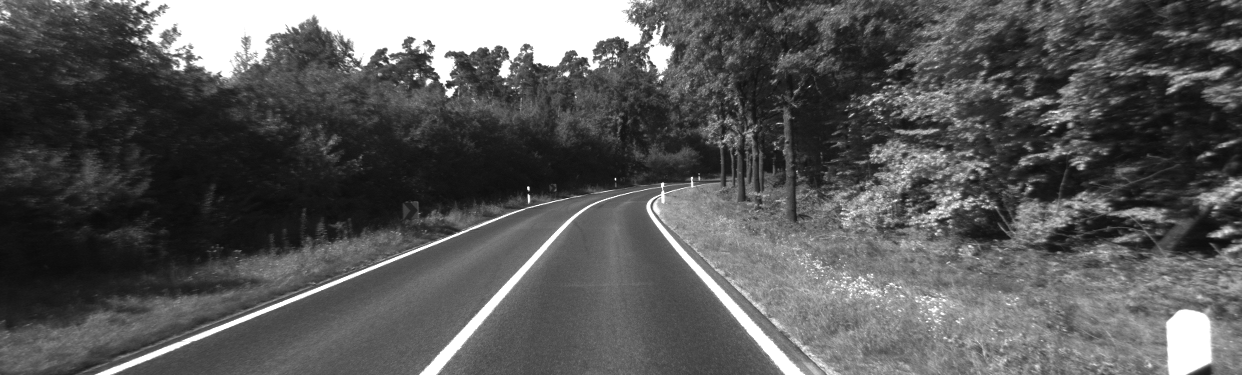
#> input picture assets/image_00/data/0000000007.png, 1242 x 375 px
$ python -i detect_lines.py   (imports and definitions only)
#> lines starting #> are read from the running program, lines starting #| are printed output that depends on the picture
import cv2
import numpy as np


def pre_processing(img):
    # reduce noise
    img = cv2.GaussianBlur(img, (5, 5), 0)
    img = cv2.GaussianBlur(img, (5, 5), 0)

    # Canny algorithm for edge detection
    edges = cv2.Canny(img, 100, 200)

    # morphological closing to fill in gaps
    edges = cv2.morphologyEx(edges, cv2.MORPH_CLOSE, None)
    return edges


def __rect_lines(lines):
    arr_lines = []
    for r_theta in lines:
        arr = np.array(r_theta[0], dtype=np.float64)
        r, theta = arr

        x0 = r * np.cos(theta)
        y0 = r * np.sin(theta)
        # x1 stores the rounded off value of (rcos(theta)-1000sin(theta))
        x1 = int(x0 - 1000 * np.sin(theta))
        y1 = int(y0 + 1000 * np.cos(theta))
        # x2 stores the rounded off value of (rcos(theta)+1000sin(theta))
        x2 = int(x0 + 1000 * np.sin(theta))
        y2 = int(y0 - 1000 * np.cos(theta))
        arr_lines.append((x1, y1, x2, y2))

    return [arr_lines]


def get_lines(img):
    edges = pre_processing(img)
    # This returns an array of r and theta values
    lines = cv2.HoughLines(edges, 1.3, np.pi / 180, 200)

    # if no lines are found, return an empty list
    # otherwise, return the lines or the lines converted to a rectangle format
    return [] if lines is None else __rect_lines(lines)


def get_hough_p(img):
    edges = pre_processing(img)

    minLineLength = 30
    maxLineGap = 5
    lines = cv2.HoughLinesP(
        edges, cv2.HOUGH_PROBABILISTIC, np.pi / 180, 30, minLineLength, maxLineGap
    )

    return lines


def draw_lines(img, lines, ang_op=30):
    for x in range(0, len(lines)):
        for x1, y1, x2, y2 in lines[x]:
            deg = np.arctan2(y2 - y1, x2 - x1) * 180.0 / np.pi

            # if the line is too horizontal, skip it
            if not ang_op < abs(deg) < 180 - ang_op:
                continue

            pts = np.array([[x1, y1], [x2, y2]], np.int32)
            cv2.polylines(img, [pts], True, (0, 0, 255), 2)

>>> import cv2
>>> picture = cv2.imread('../assets/image_00/data/0000000007.png')
#> picture is the input picture: shape (375, 1242, 3); min 10, max 255, mean 88.4
>>> result = get_lines(picture)
#> in pre_processing, `edges = cv2.Canny(img, 100, 200)`:
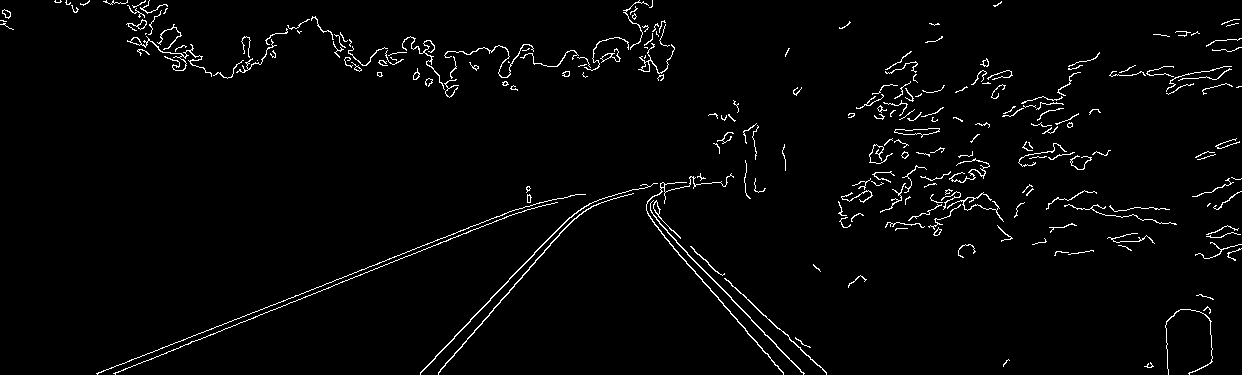
#> edges: shape (375, 1242); 2.4% white in thin lines or dots
#> in pre_processing, `edges = cv2.morphologyEx(edges, cv2.MORPH_CLOSE, None)`:
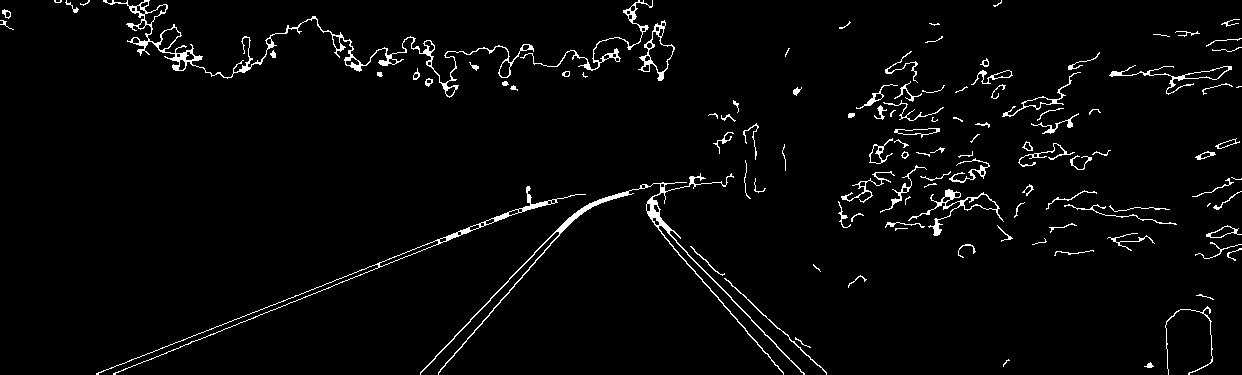
#> edges: shape (375, 1242); 3% white in thin lines or dots
#> in get_lines, `lines = cv2.HoughLines(edges, 1.3, np.pi / 180, 200)`: lines = [[388.7, 1.19], [382.2, 1.2], [-318.5, 2.37], [560.3, 0.768], [574.6, 0.716], [35.1, 1.61], [55.9, 1.59]]
#> the loop in __rect_lines, `for r_theta in lines:` made 7 passes
#> (r, theta, x0, y0, x1, y1, x2, y2) on passes 1 to 7: (388.7, 1.19, 145.6, 360.4, -781, 735, 1072, -14), (382.2, 1.2, 137, 356.8, -796, 715, 1070, -1), (-318.5, 2.37, 229.1, -221.2, -465, -940, 923, 498), (560.3, 0.768, 403, 389.2, -291, 1108, 1097, -330), (574.6, 0.716, 433.7, 377, -222, 1131, 1089, -377), (35.1, 1.61, -1.22, 35.08, -1000, 0, 998, 69), (55.9, 1.59, -0.976, 55.89, -1000, 38, 998, 73)
#> after the loop in __rect_lines, `for r_theta in lines:`: arr_lines = [(-781, 735, 1072, -14), (-796, 715, 1070, -1), (-465, -940, 923, 498), (-291, 1108, 1097, -330), (-222, 1131, 1089, -377), (-1000, 0, 998, 69), (-1000, 38, 998, 73)]
#> result = [[(-781, 735, 1072, -14), (-796, 715, 1070, -1), (-465, -940, 923, 498), (-291, 1108, 1097, -330), (-222, 1131, 1089, -377), (-1000, 0, 998, 69), (-1000, 38, 998, 73)]]

$ run again, on assets/image_00/data/0000000012.png
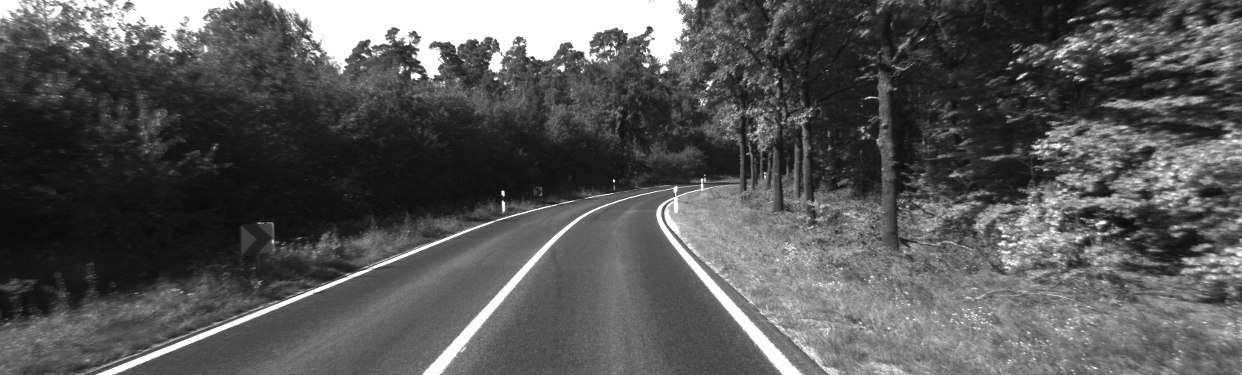
#> input picture assets/image_00/data/0000000012.png, 1242 x 375 px
#> picture is the input picture: shape (375, 1242, 3); min 9, max 255, mean 87.5
#> in pre_processing, `edges = cv2.Canny(img, 100, 200)`:
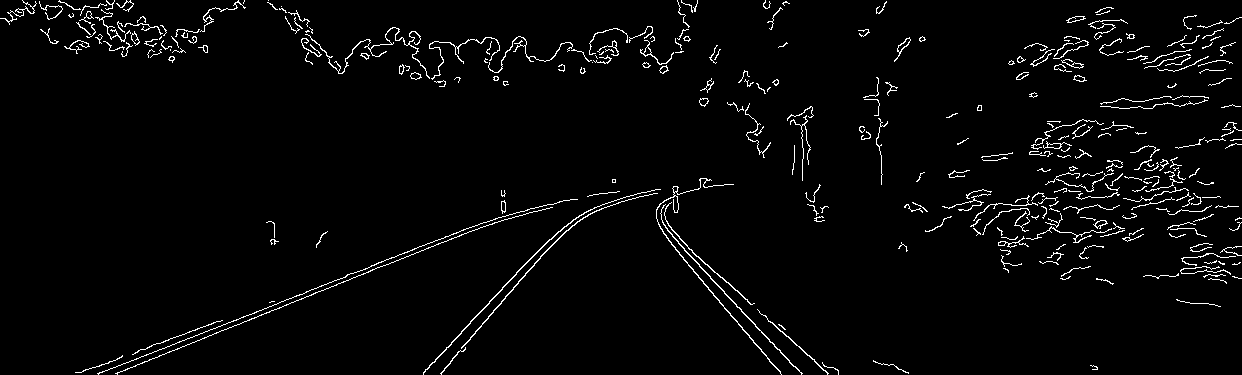
#> edges: shape (375, 1242); 2.9% white in thin lines or dots
#> in pre_processing, `edges = cv2.morphologyEx(edges, cv2.MORPH_CLOSE, None)`:
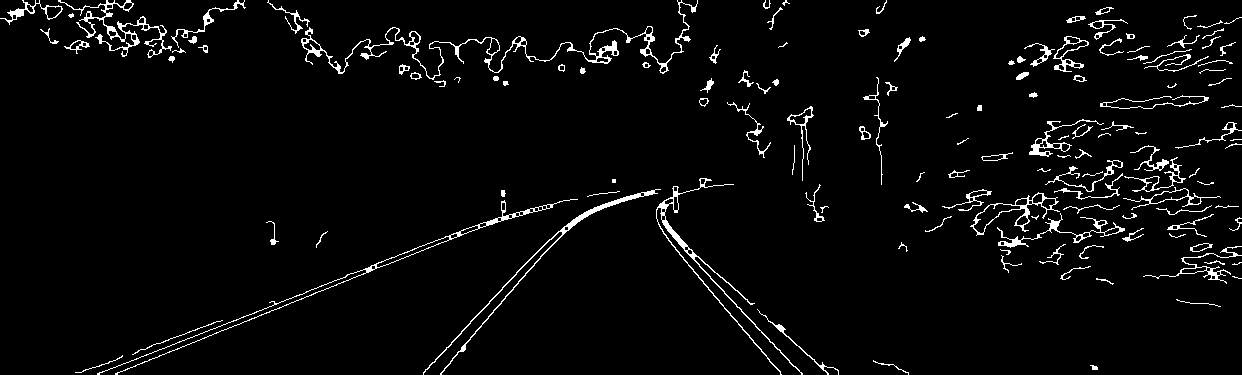
#> edges: shape (375, 1242); 3.6% white in thin lines or dots
#> lines = 16 rows, first 8: [390, 1.19], [41.6, 1.57], [49.4, 1.57], [45.5, 1.57], [-276.9, 2.3], [39, 1.59], [27.3, 1.61], [205.4, 1.57]
#> the loop in __rect_lines, `for r_theta in lines:` made 16 passes
#> (r, theta, x0, y0, x1, y1, x2, y2) on passes 1 to 8: (390, 1.19, 146.1, 361.6, -781, 736, 1073, -13), (41.6, 1.57, -1.82e-06, 41.6, -1000, 41, 999, 41), (49.4, 1.57, -2.16e-06, 49.4, -1000, 49, 999, 49), (45.5, 1.57, -1.99e-06, 45.5, -1000, 45, 999, 45), (-276.9, 2.3, 185.3, -205.8, -557, -874, 928, 463), (39, 1.59, -0.681, 38.99, -1000, 21, 999, 56), (27.3, 1.61, -0.953, 27.28, -1000, -7, 998, 62), (205.4, 1.57, -8.98e-06, 205.4, -1000, 205, 999, 205)
#> after the loop in __rect_lines, `for r_theta in lines:`: arr_lines = 16 items, first 6: (-781, 736, 1073, -13), (-1000, 41, 999, 41), (-1000, 49, 999, 49), (-1000, 45, 999, 45), (-557, -874, 928, 463), (-1000, 21, 999, 56)
#> result = 1 item

$ run again, on assets/image_00/data/0000000014.png
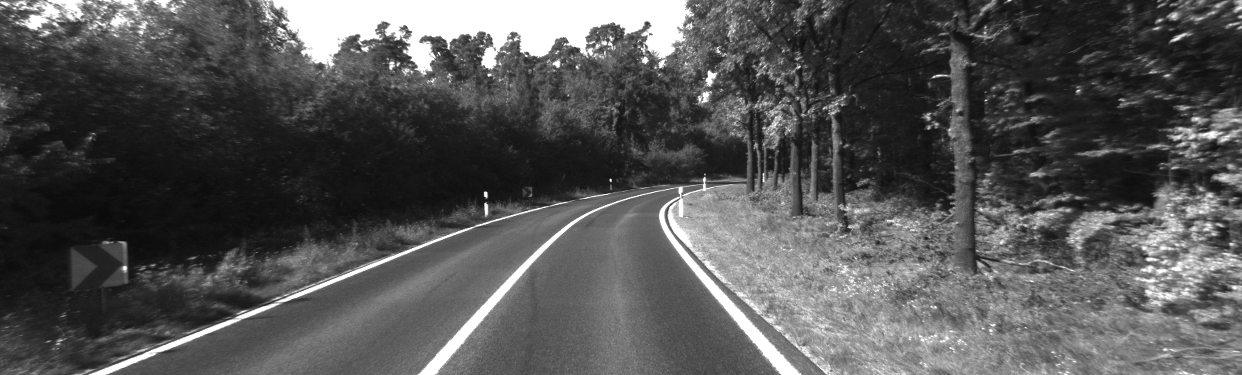
#> input picture assets/image_00/data/0000000014.png, 1242 x 375 px
#> picture is the input picture: shape (375, 1242, 3); min 9, max 255, mean 84.8
#> in pre_processing, `edges = cv2.Canny(img, 100, 200)`:
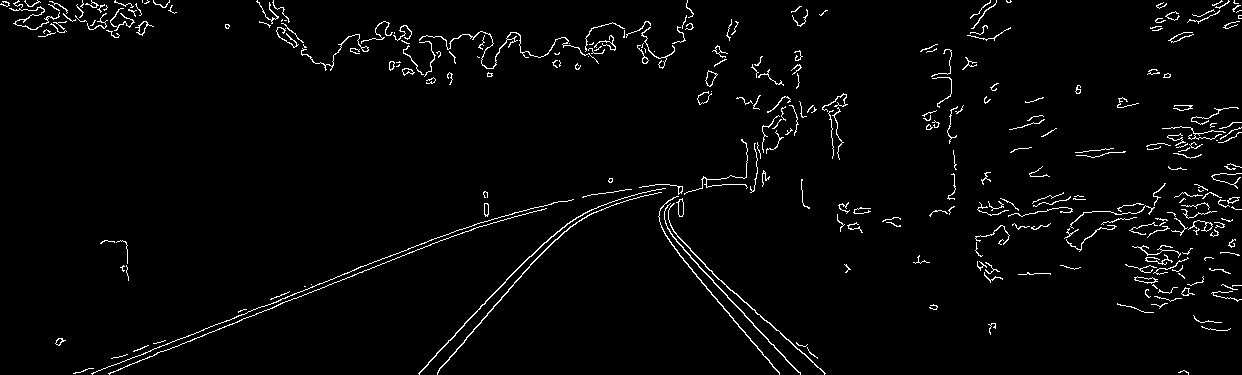
#> edges: shape (375, 1242); 2.6% white in thin lines or dots
#> in pre_processing, `edges = cv2.morphologyEx(edges, cv2.MORPH_CLOSE, None)`:
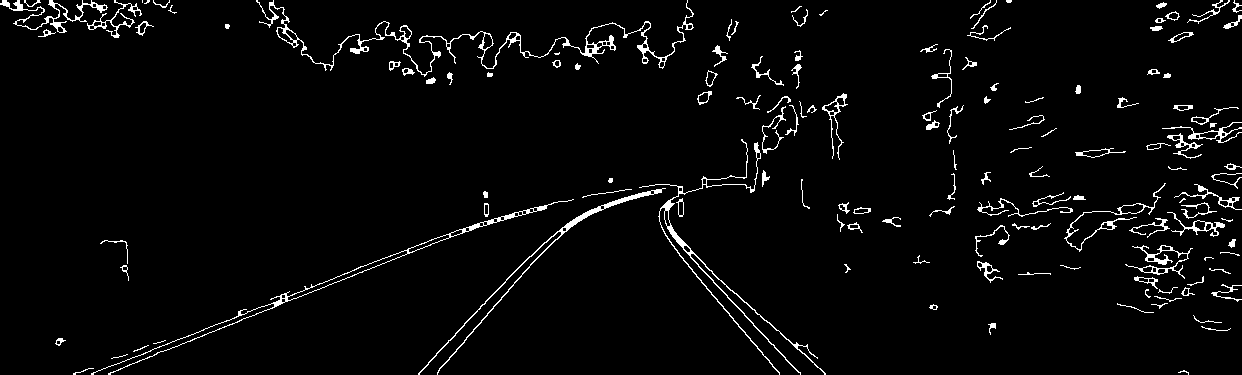
#> edges: shape (375, 1242); 3.3% white in thin lines or dots
#> lines = [[387.4, 1.19], [377, 1.22], [-330.2, 2.39], [380.9, 1.2], [-274.3, 2.3], [379.6, 1.22]]
#> the loop in __rect_lines, `for r_theta in lines:` made 6 passes
#> (r, theta, x0, y0, x1, y1, x2, y2) on passes 1 to 6: (387.4, 1.19, 145.1, 359.2, -782, 733, 1072, -15), (377, 1.22, 128.9, 354.3, -810, 696, 1068, 12), (-330.2, 2.39, 241.5, -225.2, -440, -956, 923, 506), (380.9, 1.2, 136.5, 355.6, -797, 713, 1070, -2), (-274.3, 2.3, 183.5, -203.8, -559, -872, 926, 465), (379.6, 1.22, 129.8, 356.7, -809, 698, 1069, 14)
#> after the loop in __rect_lines, `for r_theta in lines:`: arr_lines = [(-782, 733, 1072, -15), (-810, 696, 1068, 12), (-440, -956, 923, 506), (-797, 713, 1070, -2), (-559, -872, 926, 465), (-809, 698, 1069, 14)]
#> result = [[(-782, 733, 1072, -15), (-810, 696, 1068, 12), (-440, -956, 923, 506), (-797, 713, 1070, -2), (-559, -872, 926, 465), (-809, 698, 1069, 14)]]

$ run again, on assets/image_00/data/0000000016.png
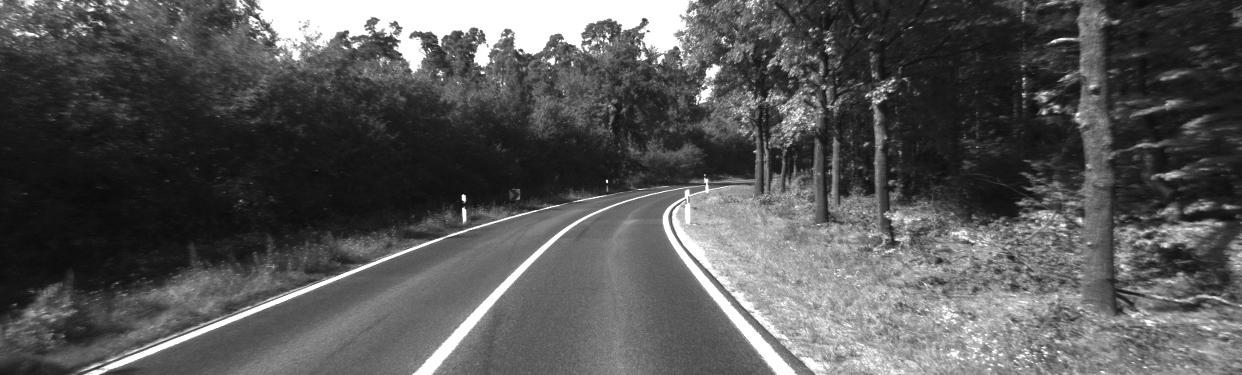
#> input picture assets/image_00/data/0000000016.png, 1242 x 375 px
#> picture is the input picture: shape (375, 1242, 3); min 9, max 255, mean 86.9
#> in pre_processing, `edges = cv2.Canny(img, 100, 200)`:
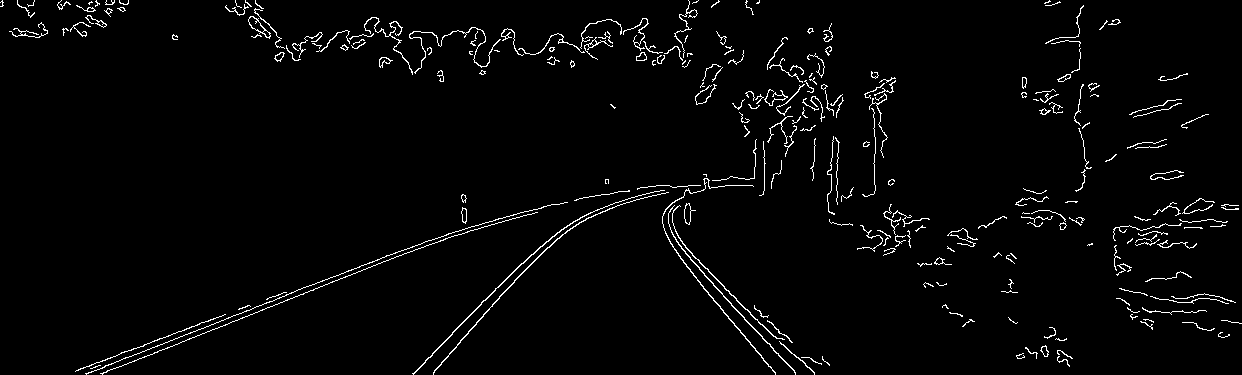
#> edges: shape (375, 1242); 2.5% white in thin lines or dots
#> in pre_processing, `edges = cv2.morphologyEx(edges, cv2.MORPH_CLOSE, None)`:
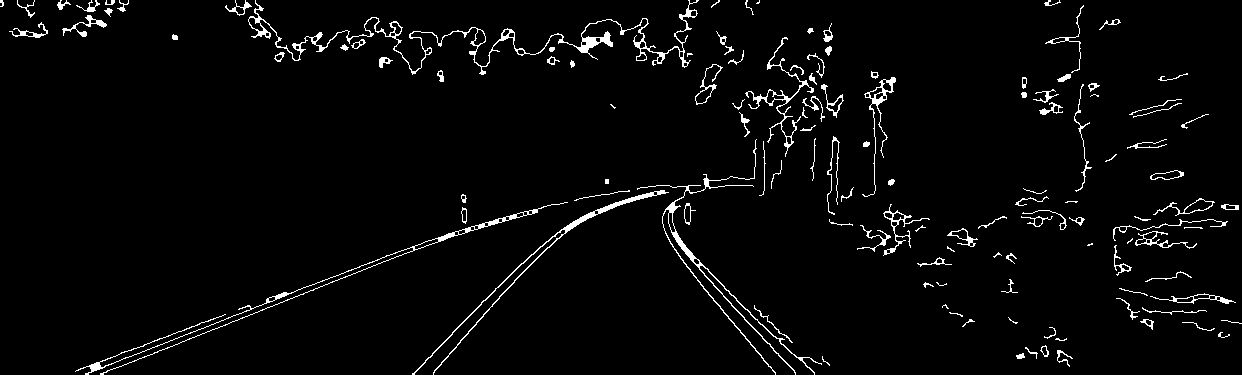
#> edges: shape (375, 1242); 3.1% white in thin lines or dots
#> lines = [[370.5, 1.24], [373.1, 1.22], [36.4, 1.57], [384.8, 1.19], [378.3, 1.2], [377, 1.22], [382.2, 1.2], [41.6, 1.57], [-309.4, 2.36], [32.5, 1.57], [365.3, 1.26]]
#> the loop in __rect_lines, `for r_theta in lines:` made 11 passes
#> (r, theta, x0, y0, x1, y1, x2, y2) on passes 1 to 8: (370.5, 1.24, 120.6, 350.3, -824, 675, 1066, 24), (373.1, 1.22, 127.6, 350.6, -812, 692, 1067, 8), (36.4, 1.57, -1.59e-06, 36.4, -1000, 36, 999, 36), (384.8, 1.19, 144.1, 356.8, -783, 731, 1071, -17), (378.3, 1.2, 135.6, 353.2, -798, 711, 1069, -5), (377, 1.22, 128.9, 354.3, -810, 696, 1068, 12), (382.2, 1.2, 137, 356.8, -796, 715, 1070, -1), (41.6, 1.57, -1.82e-06, 41.6, -1000, 41, 999, 41)
#> after the loop in __rect_lines, `for r_theta in lines:`: arr_lines = [(-824, 675, 1066, 24), (-812, 692, 1067, 8), (-1000, 36, 999, 36), (-783, 731, 1071, -17), (-798, 711, 1069, -5), (-810, 696, 1068, 12), (-796, 715, 1070, -1), (-1000, 41, 999, 41), (-488, -925, 925, 488), (-1000, 32, 999, 32), (-838, 656, 1063, 38)]
#> result = 1 item
